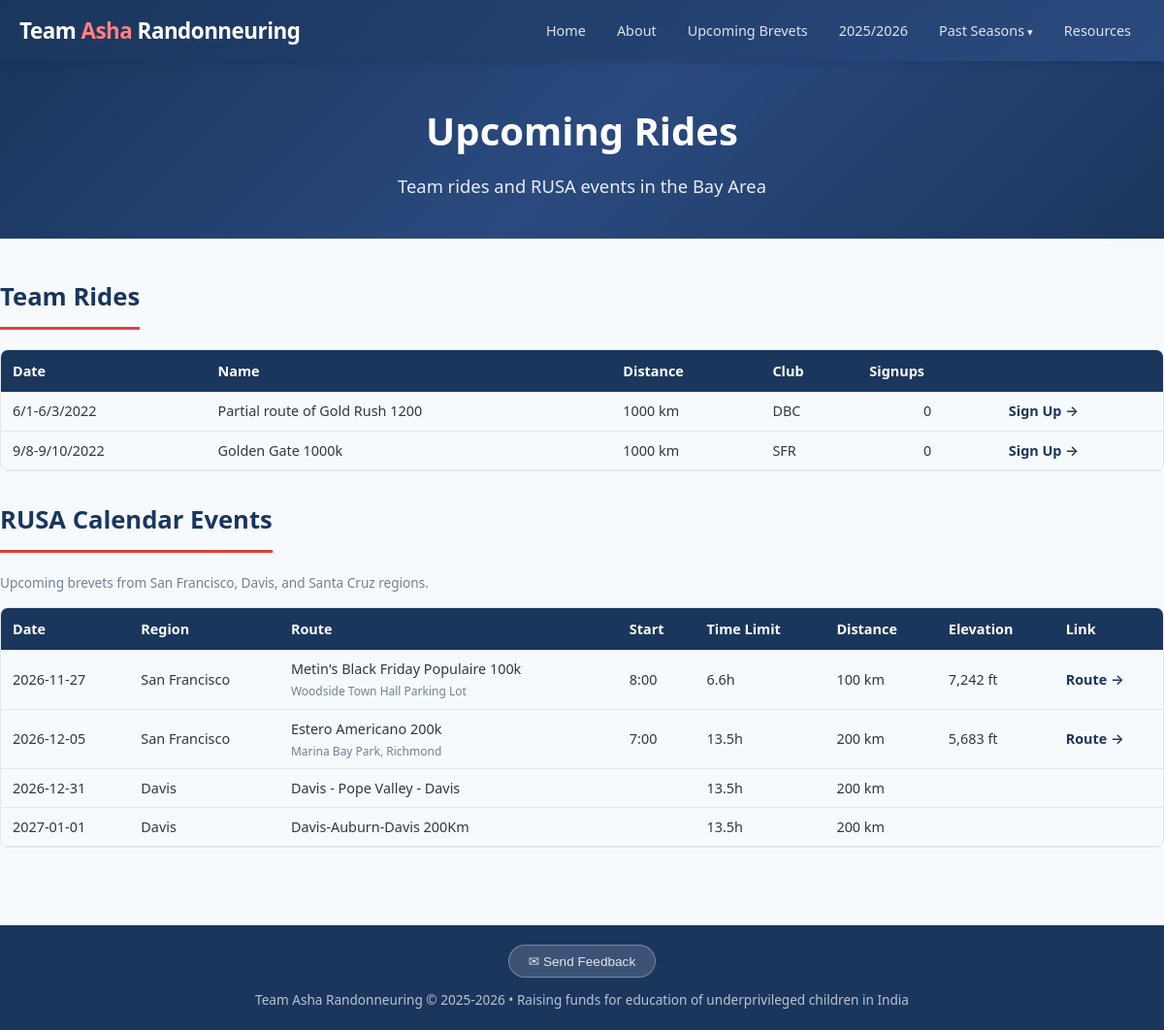
Screenshot of /upcoming with the database file from the repository.
### tables this page shows
CREATE TABLE season (
        id INTEGER PRIMARY KEY AUTOINCREMENT,
        name TEXT UNIQUE NOT NULL,
        start_date DATE,
        end_date DATE,
        is_current BOOLEAN DEFAULT 0
    );

CREATE TABLE ride (
        id INTEGER PRIMARY KEY AUTOINCREMENT,
        season_id INTEGER NOT NULL REFERENCES season(id),
        club_id INTEGER REFERENCES club(id),
        name TEXT NOT NULL,
        ride_type TEXT,  -- 'ACP brevet', 'RUSA populaire', 'ACP flèche', 'permanent'
        date DATE NOT NULL,
        distance_km INTEGER NOT NULL,
        elevation_ft INTEGER,
        distance_miles REAL,
        ft_per_mile REAL,
        rwgps_url TEXT,
        rusa_event_id TEXT,
        is_team_ride BOOLEAN DEFAULT 1
    );

CREATE TABLE club (
        id INTEGER PRIMARY KEY AUTOINCREMENT,
        code TEXT UNIQUE NOT NULL,
        name TEXT NOT NULL,
        region TEXT NOT NULL
    );

CREATE TABLE upcoming_rusa_event (
        id INTEGER PRIMARY KEY AUTOINCREMENT,
        region TEXT NOT NULL,
        ride_type TEXT,
        date DATE NOT NULL,
        distance_km INTEGER NOT NULL,
        climbing TEXT,
        route_name TEXT
    , rwgps_url TEXT, distance_miles REAL, elevation_ft INTEGER, start_location TEXT, start_time TEXT, time_limit_hours REAL, event_status TEXT DEFAULT 'ACTIVE');

### routes/main.py (the view)
@main_bp.route('/upcoming')
def upcoming():
    rides = get_upcoming_rides()
    rusa_events = get_upcoming_rusa_events()
    return render_template('upcoming.html', rides=rides, rusa_events=rusa_events)

### app.py (called while the page is built)
def create_app():
    app = Flask(__name__)
    app.config.from_object(Config)
    db.init_app(app)
    from routes.main import main_bp
    from routes.riders import riders_bp
    from routes.signup import signup_bp
    from routes.admin import admin_bp
    app.register_blueprint(main_bp)
    app.register_blueprint(riders_bp)
    app.register_blueprint(signup_bp, url_prefix='/signup')
    app.register_blueprint(admin_bp, url_prefix='/admin')
    @app.template_filter('commafy')
    def commafy_filter(value):
        try:
            return f"{int(value):,}"
        except (ValueError, TypeError):
            return value
    @app.context_processor
    def inject_helpers():
        from models import get_all_seasons, get_current_season
        return dict(
            seasons=get_all_seasons(),
            current_season=get_current_season(),
        )
    return app

### db.py (called while the page is built)
def get_db():
    if 'db' not in g:
        g.db = sqlite3.connect(current_app.config['DB_PATH'])
        g.db.row_factory = sqlite3.Row
        g.db.execute("PRAGMA foreign_keys = ON")
    return g.db

### models.py (called while the page is built)
def get_all_seasons():
    return get_db().execute("SELECT * FROM season ORDER BY start_date DESC").fetchall()

def get_current_season():
    return get_db().execute("SELECT * FROM season WHERE is_current = 1").fetchone()

def get_upcoming_rides():
    today = date.today().isoformat()
    return get_db().execute("""
        SELECT ri.*, c.code as club_code,
               (SELECT COUNT(*) FROM rider_ride_signup rrs WHERE rrs.ride_id = ri.id) as signup_count
        FROM ride ri LEFT JOIN club c ON ri.club_id = c.id
        WHERE ri.date >= ? AND ri.is_team_ride = 1
        ORDER BY ri.date
    """, (today,)).fetchall()

def get_upcoming_rusa_events():
    today = date.today().isoformat()
    events = get_db().execute("""
        SELECT * FROM upcoming_rusa_event
        WHERE date >= ? AND event_status IN ('ACTIVE', 'INPROGRESS')
        ORDER BY date
    """, (today,)).fetchall()
    events_with_defaults = []
    for event in events:
        event_dict = dict(event)
        if not event_dict.get('time_limit_hours') and event_dict.get('distance_km'):
            event_dict['time_limit_hours'] = get_default_time_limit(event_dict['distance_km'])
        events_with_defaults.append(event_dict)
    return events_with_defaults

### templates/upcoming.html (shortened to what this page needs)
{% extends "base.html" %}
{% block content %}
<div class="hero" style="padding:40px 20px;">
<h1>Upcoming Rides</h1>
<p>Team rides and RUSA events in the Bay Area</p>
</div>
<div class="container section">
{% if rides %}
<h2>Team Rides</h2>
<div class="table-wrap">
<table>
<thead><tr><th>Date</th><th>Name</th><th>Distance</th><th>Club</th><th>Signups</th><th></th></tr></thead>
<tbody>
{% for r in rides %}
<tr>
<td>{{ r.date }}</td>
<td>{{ r.name }}</td>
<td>{{ r.distance_km }} km</td>
<td>{{ r.club_code or '' }}</td>
<td style="text-align:center;">{{ r.signup_count }}</td>
<td><a href="{{ url_for('signup.ride_signup', ride_id=r.id) }}" class="rider-link">Sign Up &rarr;</a></td>
</tr>
{% endfor %}
</tbody>
</table>
</div>
{% endif %}
{% if rusa_events %}
<h2 style="margin-top:30px;">RUSA Calendar Events</h2>
<p style="font-size:0.85rem;color:var(--text-light);margin-bottom:15px;">Upcoming brevets from San Francisco, Davis, and Santa Cruz regions.</p>
<div class="table-wrap">
<table>
<thead><tr><th>Date</th><th>Region</th><th>Route</th><th>Start</th><th>Time Limit</th><th>Distance</th><th>Elevation</th><th>Link</th></tr></thead>
<tbody>
{% for e in rusa_events %}
<tr>
<td>{{ e.date }}</td>
<td>{{ e.region }}</td>
<td>
  <div>{{ e.route_name }}</div>
  {% if e.start_location %}
  <div style="font-size:0.75rem;color:var(--text-light);margin-top:2px;">{{ e.start_location }}</div>
  {% endif %}
</td>
<td>{{ e.start_time or '' }}</td>
<td>{{ e.time_limit_hours|string + 'h' if e.time_limit_hours else '' }}</td>
<td>
  {% if e.distance_miles %}
    {{ "%.1f"|format(e.distance_miles) }} mi
  {% else %}
    {{ e.distance_km }} km
  {% endif %}
</td>
<td>
  {% if e.elevation_ft %}
    {{ "{:,}".format(e.elevation_ft) }} ft
  {% else %}
    {{ e.climbing or '' }}
  {% endif %}
</td>
<td>
  {% if e.rwgps_url %}
    <a href="{{ e.rwgps_url }}" target="_blank" class="rider-link">
      {% if 'Fleche' in e.route_name or (e.rwgps_url and ('fleche' in e.rwgps_url.lower() or 'sfrandonneurs.org/fleche' in e.rwgps_url.lower())) %}
        Event &rarr;
      {% else %}
        Route &rarr;
      {% endif %}
    </a>
  {% endif %}
</td>
</tr>
{% endfor %}
</tbody>
</table>
</div>
{% endif %}
</div>
{% endblock %}

### templates/base.html (shortened to what this page needs)
<!DOCTYPE html>
<html lang="en">
<head>
<link rel="stylesheet" href="{{ url_for('static', filename='style.css') }}">
</head>
<body>
<header>
<div class="header-inner">
<div class="logo"><a href="{{ url_for('main.index') }}">Team <span>Asha</span> Randonneuring</a></div>
<nav>
    <a href="{{ url_for('main.index') }}" {% if request.endpoint == 'main.index' %}class="active"{% endif %}>Home</a>
    <a href="{{ url_for('main.about') }}" {% if request.endpoint == 'main.about' %}class="active"{% endif %}>About</a>
    {% if current_season %}
    <a href="{{ url_for('riders.upcoming_brevets', season_name=current_season.name) }}" {% if request.endpoint == 'riders.upcoming_brevets' %}class="active"{% endif %}>Upcoming Brevets</a>
    {% endif %}
    {% for s in seasons %}
    {% if s.is_current %}
    {% set is_active = request.view_args.get('season_name') == s.name and request.endpoint == 'riders.season_riders' %}
    <a href="{{ url_for('riders.season_riders', season_name=s.name) }}" {% if is_active %}class="active"{% endif %}>{{ s.name[:4] }}/{{ s.name[5:] }}</a>
    {% endif %}
    {% endfor %}
    <div class="nav-dropdown">
        <a>Past Seasons</a>
    </div>
    <a href="{{ url_for('main.resources') }}" {% if request.endpoint == 'main.resources' %}class="active"{% endif %}>Resources</a>
</nav>
</div>
</header>
{% block content %}{% endblock %}
<footer>
<div class="container">
<div style="margin-bottom:12px;">
<button class="feedback-btn" onclick="document.getElementById('feedback-modal').style.display='flex'">&#x2709; Send Feedback</button>
</div>
Team Asha Randonneuring &copy; 2025-2026 &bull; Raising funds for education of underprivileged children in India
</div>
</footer>
</body>
</html>

### static/style.css (style rules this page uses)
:root { --primary: #1a365d; --accent: #e53e3e; --accent-light: #fc8181; --bg: #f7fafc; --card-bg: #ffffff; --text: #2d3748; --text-light: #718096; --border: #e2e8f0; --success: #38a169; --warning: #d69e2e; --danger: #e53e3e; }
* { margin: 0; padding: 0; box-sizing: border-box; }
body { font-family: 'Segoe UI', system-ui, -apple-system, sans-serif; background: var(--bg); color: var(--text); line-height: 1.6; }
.container { max-width: 1200px; margin: 0 auto; padding: 0 20px; }
header { background: linear-gradient(135deg, var(--primary) 0%, #2a4a7f 100%); color: white; padding: 0; position: sticky; top: 0; z-index: 100; box-shadow: 0 2px 10px rgba(0,0,0,0.15); }
.header-inner { display: flex; align-items: center; justify-content: space-between; padding: 12px 20px; max-width: 1200px; margin: 0 auto; }
.logo { font-size: 1.4rem; font-weight: 700; letter-spacing: -0.5px; }
.logo span { color: var(--accent-light); }
.logo a { color: inherit; text-decoration: none; }
nav { display: flex; gap: 4px; flex-wrap: wrap; }
nav a { color: rgba(255,255,255,0.85); text-decoration: none; padding: 8px 14px; border-radius: 6px; font-size: 0.9rem; font-weight: 500; transition: all 0.2s; }
.hero { background: linear-gradient(135deg, var(--primary) 0%, #2a4a7f 50%, #1a365d 100%); color: white; padding: 60px 20px; text-align: center; }
.hero h1 { font-size: 2.5rem; margin-bottom: 10px; font-weight: 800; }
.hero p { font-size: 1.15rem; opacity: 0.9; max-width: 700px; margin: 0 auto; }
.section { padding: 40px 0; }
.section h2 { font-size: 1.6rem; margin-bottom: 20px; color: var(--primary); padding-bottom: 10px; border-bottom: 3px solid var(--accent); display: inline-block; }
table { width: 100%; border-collapse: collapse; font-size: 0.9rem; }
th { background: var(--primary); color: white; padding: 10px 12px; text-align: left; font-weight: 600; white-space: nowrap; position: sticky; top: 0; }
td { padding: 8px 12px; border-bottom: 1px solid var(--border); }
.rider-link { color: var(--primary); text-decoration: none; font-weight: 600; }
.table-wrap { overflow-x: auto; border-radius: 8px; border: 1px solid var(--border); }
.table-wrap table { margin: 0; }
footer { background: var(--primary); color: rgba(255,255,255,0.7); text-align: center; padding: 20px; margin-top: 40px; font-size: 0.85rem; }
.nav-dropdown { position: relative; display: inline-block; }
.nav-dropdown > a { color: rgba(255,255,255,0.85); text-decoration: none; padding: 8px 14px; border-radius: 6px; font-size: 0.9rem; font-weight: 500; transition: all 0.2s; display: inline-block; cursor: pointer; }
.nav-dropdown > a::after { content: ' ▾'; font-size: 0.8em; }
.nav-dropdown::after { content: ''; position: absolute; top: 100%; left: 0; width: 100%; height: 10px; }
.feedback-btn { display: inline-block; padding: 8px 20px; background: rgba(255,255,255,0.15); color: rgba(255,255,255,0.85); border: 1px solid rgba(255,255,255,0.3); border-radius: 20px; font-size: 0.85rem; font-weight: 500; cursor: pointer; transition: all 0.2s; }

### rows the page displays
season: name "2025", name "2026"
ride: date "6/1-6/3/2022", name "Partial route of Gold Rush 1200", distance_km "1000", code "DBC", signup_count "0"
ride: date "9/8-9/10/2022", name "Golden Gate 1000k", distance_km "1000", code "SFR", signup_count "0"
upcoming_rusa_event: date "2026-11-27", region "San Francisco", route_name "Metin's Black Friday Populaire 100k", start_location "Woodside Town Hall Parking Lot", start_time "8:00", time_limit_hours "6.6h", distance_km "100", elevation_ft "7,242", shows "Route →"
upcoming_rusa_event: date "2026-12-05", region "San Francisco", route_name "Estero Americano 200k", start_location "Marina Bay Park, Richmond", start_time "7:00", time_limit_hours "13.5h", distance_km "200", elevation_ft "5,683", shows "Route →"
upcoming_rusa_event: date "2026-12-31", region "Davis", route_name "Davis - Pope Valley - Davis", time_limit_hours "13.5h", distance_km "200"
upcoming_rusa_event: date "2027-01-01", region "Davis", route_name "Davis-Auburn-Davis 200Km", time_limit_hours "13.5h", distance_km "200"
